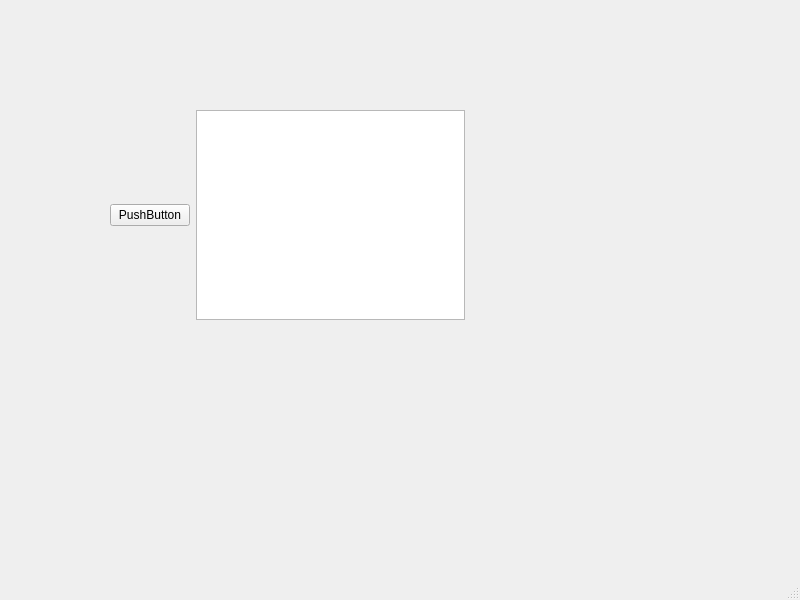
<?xml version="1.0" encoding="UTF-8"?>
<ui version="4.0">
 <class>MainWindow</class>
 <widget class="QMainWindow" name="MainWindow">
  <property name="geometry">
   <rect>
    <x>0</x>
    <y>0</y>
    <width>800</width>
    <height>600</height>
   </rect>
  </property>
  <property name="windowTitle">
   <string>MainWindow</string>
  </property>
  <widget class="QWidget" name="centralwidget">
   <widget class="QWidget" name="widget" native="true">
    <property name="geometry">
     <rect>
      <x>110</x>
      <y>110</y>
      <width>355</width>
      <height>210</height>
     </rect>
    </property>
    <layout class="QHBoxLayout" name="horizontalLayout">
     <item>
      <widget class="QPushButton" name="pushButton">
       <property name="text">
        <string>PushButton</string>
       </property>
      </widget>
     </item>
     <item>
      <widget class="QTextEdit" name="textEdit"/>
     </item>
    </layout>
   </widget>
  </widget>
  <widget class="QMenuBar" name="menubar">
   <property name="geometry">
    <rect>
     <x>0</x>
     <y>0</y>
     <width>800</width>
     <height>23</height>
    </rect>
   </property>
  </widget>
  <widget class="QStatusBar" name="statusbar"/>
 </widget>
 <resources/>
 <connections/>
</ui>
